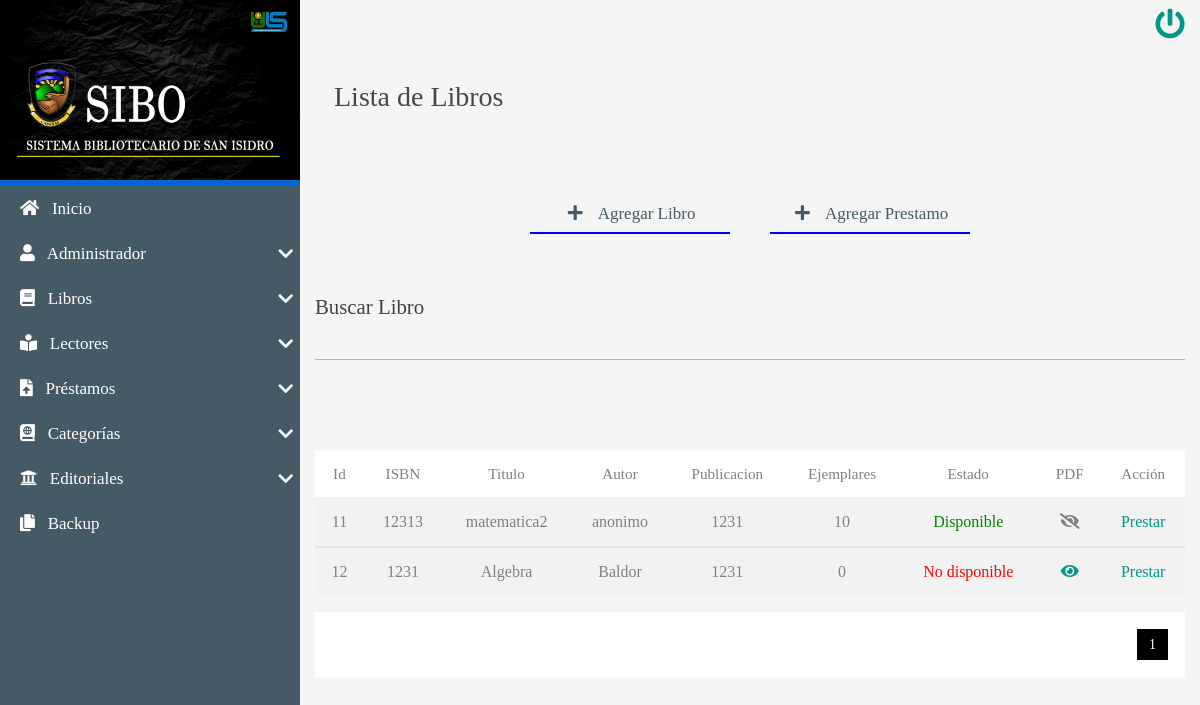
/CRUD/SEARCH/BuscarLibro.php?busqueda=12 (signed in), run on the app's committed database.
### tables this page shows
CREATE TABLE `libros` (
  `idLibro` int(8) NOT NULL AUTO_INCREMENT,
  `isbn` varchar(20) DEFAULT NULL,
  `titulo` varchar(250) NOT NULL,
  `autor` varchar(250) NOT NULL,
  `anioPublicacion` varchar(4) DEFAULT NULL,
  `numEjemplares` int(8) NOT NULL,
  `ubicacion` varchar(25) NOT NULL,
  `estado_libro` varchar(15) NOT NULL,
  `idCategoriaLibro` int(8) NOT NULL,
  `idEditorialLibro` int(8) NOT NULL,
  `idAdminLibro` int(8) NOT NULL,
  `archivo` text NOT NULL,
  `estatus` int(1) NOT NULL DEFAULT 1,
  PRIMARY KEY (`idLibro`),
  KEY `idCategoriaLibro` (`idCategoriaLibro`),
  KEY `idEditorialLibro` (`idEditorialLibro`),
  KEY `idAdminLibro` (`idAdminLibro`),
  CONSTRAINT `libros_ibfk_2` FOREIGN KEY (`idEditorialLibro`) REFERENCES `editoriales` (`idEditorial`) ON DELETE CASCADE ON UPDATE CASCADE,
  CONSTRAINT `libros_ibfk_3` FOREIGN KEY (`idCategoriaLibro`) REFERENCES `categorias` (`idCategoria`) ON DELETE CASCADE ON UPDATE CASCADE
);

### CRUD/SEARCH/BuscarLibro.php (the view, shortened to what this page needs)
<?php
$busqueda=strtolower($_REQUEST['busqueda']);
?>
<!DOCTYPE html>
<html lang="es">
<head>
   <?php include'../../INCLUDES/link2.php'; ?>
</head>
<body>
    <main class="full-box main-container">
       <section class="full-box nav-lateral">
            <div class="full-box nav-lateral-content">
                               <img src="../../assets/img/LOGO.png" height="180px" width="300px">
                <div class="full-box nav-lateral-bar"></div>
            <div class="full-box nav-lateral-bar"></div>
                <nav class="full-box nav-lateral-menu">
                    <ul>
                        <li>
                        <a href="../../system/index.php"><i class="fas fa-home"></i>
                        &nbsp; Inicio</a>
                        </li>
                    <?php
                    if ($_SESSION['rol'] <2) {
                        ?>
                            <li>
                            <a href="#" class="nav-btn-submenu"><i class="fas fa-user"></i>
                            &nbsp; Administrador <i class="fas fa-chevron-down"></i></a>
                        </li>
                     <?php } ?>
                        <li>
                            <a href="#" class="nav-btn-submenu"><i class="fas fa-book"></i>
                            &nbsp; Libros <i class="fas fa-chevron-down"></i></a>
                        </li>
                         <?php
                    if ($_SESSION['rol'] <=2) {
                        ?>
                    <li>
                            <a href="#" class="nav-btn-submenu"><i class="fas fa-book-reader"></i>
                             &nbsp; Lectores <i class="fas fa-chevron-down"></i></a>
                        </li>
                        <li>
                            <a href="#" class="nav-btn-submenu"><i class="fas fa-file-upload"></i>
                               &nbsp; Préstamos <i class="fas fa-chevron-down"></i></a>
                        </li>
                         <?php } ?>
                        <li>
                            <a href="#" class="nav-btn-submenu"><i class="fas fa-atlas"></i>
                             &nbsp; Categorías <i class="fas fa-chevron-down"></i></a>
                        </li>
                        <li>
                            <a href="#" class="nav-btn-submenu"><i class="fas fa-university"></i>
                             &nbsp; Editoriales <i class="fas fa-chevron-down"></i></a>
                        </li>
                         <?php
                    if ($_SESSION['rol'] <2) {
                        ?>
                     <li>
                        <a href="../../backupDB/descarga.php"><i class="fas fa-copy"></i>
                        &nbsp; Backup</a>
                        </li>
                         <?php } ?>
                    </ul>
                </nav>
            </div>
        </section>
        <section class="full-box page-content">
            <nav class="full-box navbar-info">
                <a href="../../system/salir.php" class="btn-exit">
                    <i class="fas fa-power-off"></i>
                </a>
            </nav>
           <div class="full-box page-header">
                <h3 class="text-left">
                     &nbsp; Lista de Libros
                </h3>
            </div>
            <div class="container-fluid">
                         <?php
                    if ($_SESSION['rol'] <2) {
                        ?>
                <ul class="full-box list-unstyled page-nav-tabs">
                    <li>
                        <a href="../CREATE/CrearLibro.php" style="border-color: blue;"><i class="fas fa-plus fa-fw"></i> &nbsp; Agregar Libro</a>
                    </li>
                    <li>
                        <a href="../CREATE/CrearPrestamo.php" style="border-color: blue;"><i class="fas fa-plus fa-fw"></i> &nbsp; Agregar Prestamo</a>
                    </li>
                </ul>
                 <?php } ?>
            </div>
          <form action="BuscarLibro.php" method="POST">
                <div class="col-12 col-md-12">
                <div class="form-group">
                    <label for="numEjemplares" class="bmd-label text-dark">Buscar Libro</label><br>
                    <input  type="text"  class="form-control" name="busqueda">
                </div>
            </div>
          </form>
            <div class="container-fluid">
               <br><br><br>
                       <table class="table table-striped">
                        <thead>
                            <tr class="text-center roboto-medium">
                                <th>Id</th>
                                <th>ISBN</th>
                                <th>Titulo</th>
                                <th>Autor</th>
                                <th>Publicacion</th>
                                <th>Ejemplares</th>
                                <th>Estado</th>
                                <th>PDF</th>
                         <?php
                    if ($_SESSION['rol'] <2) {
                        ?>
                                <th>Acción</th>
                                 <?php } ?>
                            </tr>
                        </thead>
                        <?php
                  include'../../BD/conexionBD.php';
        $sql_register = mysqli_query($mysqli, "SELECT COUNT(*) as total_registros FROM libros WHERE (  idLibro    LIKE   '%$busqueda%'  OR
        isbn     LIKE   '%$busqueda%'  OR
        titulo       LIKE   '%$busqueda%' OR
        autor       LIKE   '%$busqueda%' OR
        anioPublicacion      LIKE   '%$busqueda%' OR
        numEjemplares      LIKE   '%$busqueda%' OR
        estado_libro      LIKE   '%$busqueda%'
    )");
$result_register=mysqli_fetch_array($sql_register);
$total_registros=$result_register['total_registros'];
$por_pagina=2;
if (empty($_GET['pagina']))
{
                $pagina=1;
}else{
                $pagina=$_GET['pagina'];
}
$desde=($pagina-1)*$por_pagina;
$total_paginas= ceil($total_registros / $por_pagina);
$query=mysqli_query($mysqli,"SELECT * FROM libros
                                            WHERE  (    idLibro    LIKE   '%$busqueda%'  OR
        isbn     LIKE   '%$busqueda%'  OR
        titulo       LIKE   '%$busqueda%' OR
        autor       LIKE   '%$busqueda%' OR
        anioPublicacion      LIKE   '%$busqueda%' OR
        numEjemplares      LIKE   '%$busqueda%' OR
        estado_libro      LIKE   '%$busqueda%'
                                                        )
                                            ORDER BY idLibro ASC LIMIT $desde , $por_pagina");
            $resultado=mysqli_num_rows($query);
            if($resultado>0){
                while ($data= mysqli_fetch_array($query)) {
                              ?>
                        <tbody>
                        <tr class="text-center">
                            <td><?php echo $data['idLibro']; ?></td>
                            <td><?php echo $data['isbn']; ?></td>
                            <td><?php echo $data['titulo']; ?></td>
                            <td><?php echo $data['autor']; ?></td>
                            <td><?php echo $data['anioPublicacion']; ?></td>
                            <td><?php echo $data['numEjemplares']; ?></td>
                            <?php
                                if($data['numEjemplares']==0){
                                echo "<td style='color:red;'>No disponible</td>";
                                }else{
                                echo "<td style='color:green;'> Disponible</td>";
                                }
                            ?>
                            <td><?php if($data['archivo']!='../../file/pdf/'){ ?>
                                <a href="<?php echo $data['archivo'] ?>"><i class="fas fa-eye"></i></a>
                            <?php }else{ ?>
                                <i class="fas fa-eye-slash"></i>
                                <?php } ?>
                            </td>
                             <?php
                    if ($_SESSION['rol'] <2) {
                        ?>
                            <td><a href="../CREATE/CrearPrestamoL.php?id=<?php echo $data['idLibro']; ?>">Prestar</a></td>
                             <?php } ?>
                        </tr>
             </tbody>
              <?php
                 }
            }
            ?>
             </table>
              </div>
              <div class="container-fluid paginador">
          <ul>
            <?php
            for ($i=1; $i <= $total_paginas; $i++) {
                if ($i==$pagina) {
                     echo '<li class="pageSelected">'.$i.'</li>';
                }else{
                    echo '<li><a href="?pagina='.$i.'&busqueda='.$busqueda.'">'.$i.'</a></li>';
                }
            }
             ?>
        </ul>
        </div>
               </section>
    </main>
</body>
</html>

### css/all.css (style rules this page uses)
.fa, .fas, .far, .fal, .fab { -moz-osx-font-smoothing: grayscale; -webkit-font-smoothing: antialiased; display: inline-block; font-style: normal; font-variant: normal; text-rendering: auto; line-height: 1; }
.fa-fw { text-align: center; width: 1.25em; }
.fa-atlas:before { content: "\f558"; }
.fa-book:before { content: "\f02d"; }
.fa-book-reader:before { content: "\f5da"; }
.fa-chevron-down:before { content: "\f078"; }
.fa-copy:before { content: "\f0c5"; }
.fa-eye:before { content: "\f06e"; }
.fa-eye-slash:before { content: "\f070"; }
.fa-file-upload:before { content: "\f574"; }
.fa-home:before { content: "\f015"; }
.fa-plus:before { content: "\f067"; }
.fa-power-off:before { content: "\f011"; }
.fa-university:before { content: "\f19c"; }
.fa-user:before { content: "\f007"; }
.fa, .fas { font-family: 'Font Awesome 5 Free'; font-weight: 900; }

### css/style.css (style rules this page uses)
:root { --color-one: #F5F5F5; --color-two: #24292E; --color-three: #687279; --color-three: #0366D6; --form-color: #14111A; --accent-color: #3f4340; --accent-color: #455A64; --border-color: #a2e8c5; }
body,html { font-family: 'roboto_condensed_light'; width: 100vw; height: 100vh; background-color: var(--color-one); color: rgba(0, 0, 0, 0.71); font-size: 16px; }
.full-box { margin: 0; padding: 0; box-sizing: border-box; width: 100%; }
.page-header { padding: 30px 20px 60px 20px; }
.page-header > :nth-child(1) { padding-bottom: 7px; }
.page-nav-tabs { display: flex; justify-content: center; flex-wrap: wrap; margin-bottom: 30px; }
.page-nav-tabs li, .page-nav-tabs li a { height: 40px; line-height: 40px; }
.page-nav-tabs li { margin: 5px 20px; }
.page-nav-tabs li a { color: var(--accent-color); font-size: 17px; min-width: 200px; width: auto; display: block; text-align: center; user-select: none; transition: all .2s ease-in-out; border-bottom: 2px solid transparent; }
.table thead th { color: gray; }
.table tbody tr { color: gray; transition: all .2s ease-in-out; }
.table-dark, .table { background-color: #fff; }
.roboto-medium { font-family: 'roboto_medium_regular'; }
.main-container { height: 100%; position: absolute; top: 0; left: 0; overflow: hidden; }
.page-content, .nav-lateral { height: 100%; overflow: hidden; }
.page-content { position: relative; padding-left: 300px; transition: all .2s ease-in-out; padding-bottom: 20px; }
.nav-lateral { width: 300px; position: absolute; top: 0; left: 0; z-index: 1; transition: all .2s ease-in-out; background-position: center center; background-size: cover; }
.nav-lateral-content { max-width: 300px; height: 100%; background-color: #455A64; }
.nav-lateral-bar { height: 3px; background-color: var(--color-three); }
.nav-lateral-menu { height: auto; }
.nav-lateral-menu ul { margin: 0; padding: 0; list-style: none; }
.nav-lateral-menu ul li { width: 100%; height: auto; }
.nav-lateral-menu ul li a { display: block; width: 100%; height: 45px; line-height: 45px; text-decoration: none; color: #FFF; font-size: 17px; box-sizing: border-box; padding-left: 20px; transition: all .2s ease-in-out; }
.nav-lateral-menu .fa-chevron-down, .nav-lateral-menu .fa-chevron-up { float: right; height: 45px; line-height: 45px; margin-right: 7px; transition: all .2s ease-in-out; }
.navbar-info { height: 50px; text-align: right; padding-right: 10px; color: aliceblue; }
.navbar-info a { height: 50px; min-width: 40px; text-align: center; line-height: 50px; display: inline-block; transition: all .2s ease-out; user-select: none; font-size: 30px; }
.paginador ul { padding: 15px; list-style: none; background: #ffffff; margin-top: 15px; display: -webkit-flex; display: -moz-flex; display: -ms-flex; display: -o-flex; display: flex; justify-content: flex-end; }
.paginador a, .pageSelected { color:#000000; border:2px solid #black; padding: 5px; display: inline-block; font-size: 14px; text-align: center; width: 35px; }
.pageSelected { color: #ffffff; background: #000000; border:2px solid #ffffff; }

### data on the page
libros: idLibro "11", isbn "12313", titulo "matematica2", autor "anonimo", anioPublicacion "1231", numEjemplares "10", shows "Disponible", archivo "../../file/pdf/" (drawn)
libros: idLibro "12", isbn "1231", titulo "Algebra", autor "Baldor", anioPublicacion "1231", numEjemplares "0", shows "No disponible"
